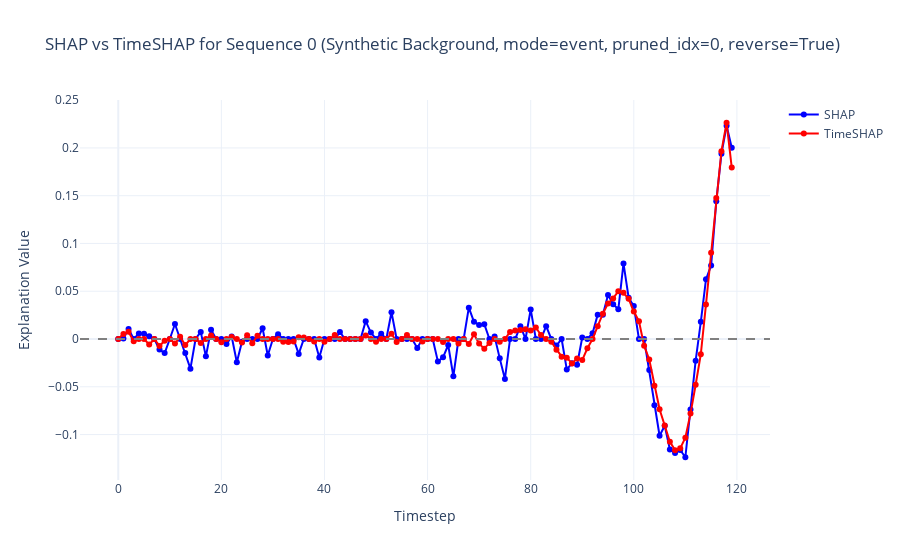
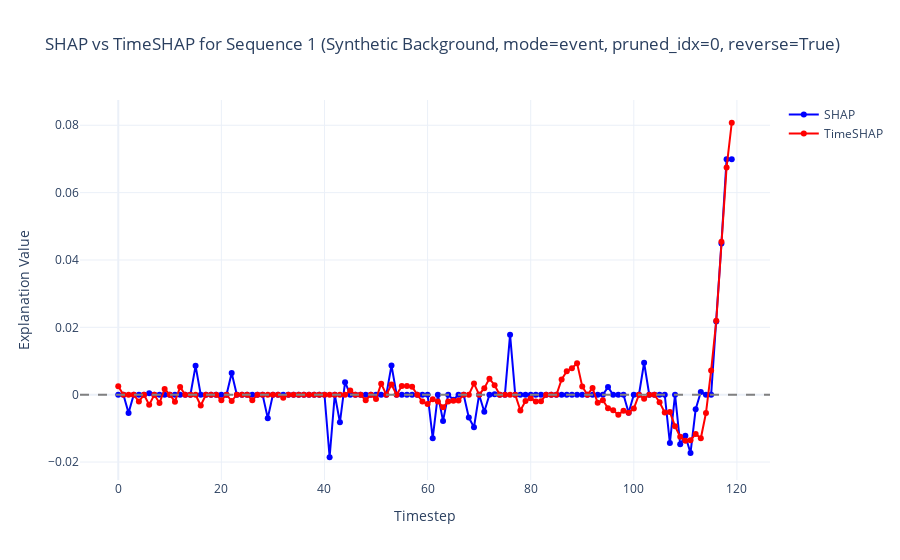
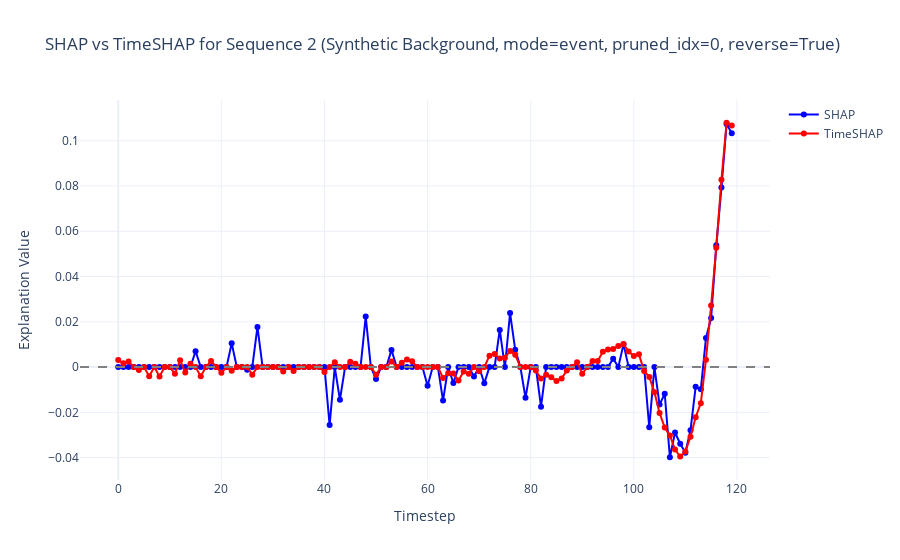

These figures' notebook cell, in order:
### Code cell
# sample 20 sequences from the test data using numpy

sample_idx = np.random.choice(np.arange(X_test.shape[0]), 20, replace=False)
test_data = X_test[sample_idx]


correlations_event_hs = compute_correlations(test_data, baseline_shap, baseline_timeshap, "Synthetic Background", mode="event", pruned_idx=0, reverse=True)
